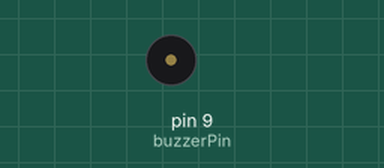
A sketch run on a simulated Arduino Uno, built with avr-gcc and run on an emulated ATmega328P. Parts: buzzer (waves = sounding). At 6.4 s the program stops and its outputs stay as they are.

Above: at 0.21 s.
At 6.27 s:
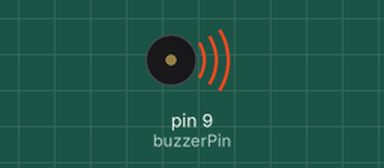
Timing chart, 0 to 7.9 s (numbered marks = the images above):
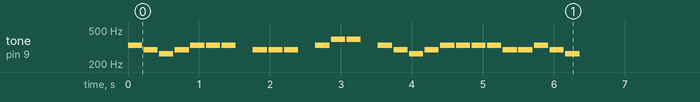

The sketch:

Circuit_09_Alteration_1.ino
```cpp
/*

Example sketch 09

BUZZER

  Use the buzzer to play a song!

  The buzzer in your Inventor's Kit is an electromechanical
  component you can use to make noise. Inside the buzzer is a
  coil of wire and a small magnet. When current flows through
  the coil, it becomes magnetized and pulls towards the magnet,
  creating a tiny "click". When you do this thousands of times
  per second, you create tones.

  The Arduino has a built-in command called tone() which clicks
  the buzzer at a certain frequency. This sketch knows the
  frequencies of the common notes, allowing you to create songs.
  We're never going to let you down!

Hardware connections:

  The buzzer has two pins. One is positive and one is negative.
  The postitive pin is marked by a "+" symbol on both the top
  and bottom of the buzzer.

  Connect the positive pin to Arduino digital pin 9.
  (Note that this must be a PWM pin.)
  Connect the negative pin to GND.

  Tip: if the buzzer doesn't fit into the breadboard easily,
  try rotating it slightly to fit into diagonal holes.

This sketch was written by SparkFun Electronics,
with lots of help from the Arduino community.
(This sketch was originally developed by D. Cuartielles for K3)
This code is completely free for any use.
Visit http://www.arduino.cc to learn about the Arduino.

Version 2.0 6/2012 MDG
*/

/*
This sketch uses the buzzer to play songs.
The Arduino's tone() command will play notes of a given frequency.
We'll provide a function that takes in note characters (a-g),
and returns the corresponding frequency from this table:

  note 	frequency
  c     262 Hz
  d     294 Hz
  e     330 Hz
  f     349 Hz
  g     392 Hz
  a     440 Hz
  b     494 Hz
  C     523 Hz

For more information, see http://arduino.cc/en/Tutorial/Tone
*/

const int buzzerPin = 9;

// We'll set up an array with the notes we want to play
// change these values to make different songs!

// Length must equal the total number of notes and spaces

const int songLength = 29;

// Notes is an array of text characters corresponding to the notes
// in your song. A space represents a rest (no tone)

//char notes[] = "bagabbb aaa bdd bagabbb baabag"; // a space represents a rest
char notes[] = "edcdeee ddd egg edcdeeeeddedc"; // a space represents a rest

// Beats is an array values for each note and rest.
// A "1" represents a quarter-note, 2 a half-note, etc.
// Don't forget that the rests (spaces) need a length as well.

int beats[] = {1,1,1,1,1,1,1,1,1,1,1,1,1,1,1,1,1,1,1,1,1,1,1,1,1,1,1,1,1};

// The tempo is how fast to play the song.
// To make the song play faster, decrease this value.

int tempo = 200;


void setup()
{
  pinMode(buzzerPin, OUTPUT);
}


void loop()
{
  int i, duration;

  for (i = 0; i < songLength; i++) // step through the song arrays
  {
    duration = beats[i] * tempo;  // length of note/rest in ms

    if (notes[i] == ' ')          // is this a rest?
    {
      delay(duration);            // then pause for a moment
    }
    else                          // otherwise, play the note
    {
      tone(buzzerPin, frequency(notes[i]), duration);
      delay(duration);            // wait for tone to finish
    }
    delay(tempo/10);              // brief pause between notes
  }

  // We only want to play the song once, so we'll pause forever:
  while(true){}
  // If you'd like your song to play over and over,
  // remove the above statement
}


int frequency(char note)
{
  // This function takes a note character (a-g), and returns the
  // corresponding frequency in Hz for the tone() function.

  int i;
  const int numNotes = 8;  // number of notes we're storing

  // The following arrays hold the note characters and their
  // corresponding frequencies. The last "C" note is uppercase
  // to separate it from the first lowercase "c". If you want to
  // add more notes, you'll need to use unique characters.

  // For the "char" (character) type, we put single characters
  // in single quotes.

  char names[] = { 'c', 'd', 'e', 'f', 'g', 'a', 'b', 'C' };
  int frequencies[] = {262, 294, 330, 349, 392, 440, 494, 523};

  // Now we'll search through the letters in the array, and if
  // we find it, we'll return the frequency for that note.

  for (i = 0; i < numNotes; i++)  // Step through the notes
  {
    if (names[i] == note)         // Is this the one?
    {
      return(frequencies[i]);     // Yes! Return the frequency
    }
  }
  return(0);  // We looked through everything and didn't find it,
              // but we still need to return a value, so return 0.
}
```

Measured:
- by itself, tone on pin 9 (buzzerPin): plays 330 Hz for 0.20 s, 294 Hz for 0.20 s, 262 Hz for 0.20 s, 294 Hz for 0.20 s, 330 Hz for 0.20 s, 330 Hz for 0.20 s … (26 notes in this stretch)
